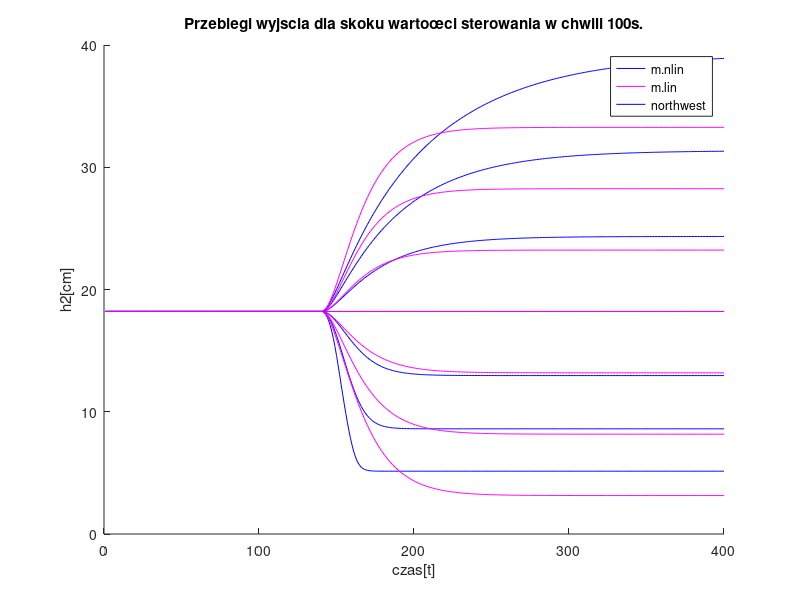
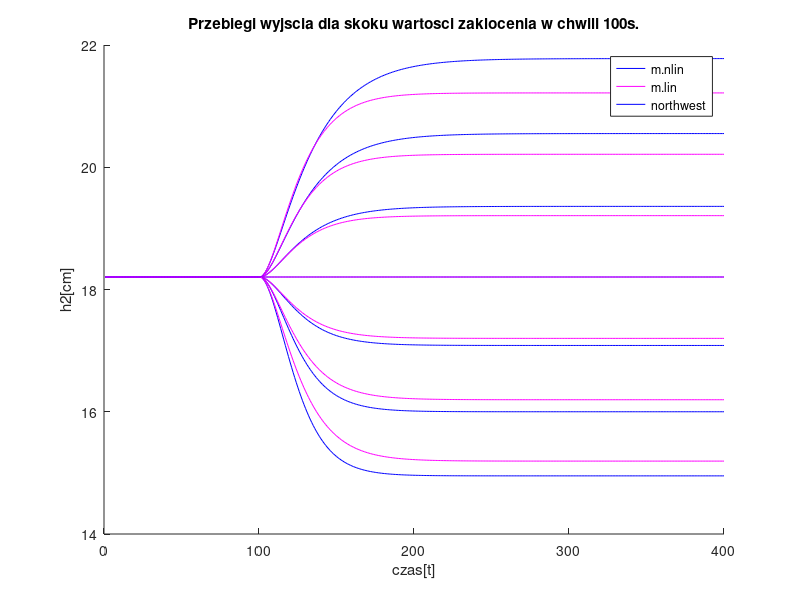

MATLAB code to generate these figures, in order:
clear variables
close all

n = 400;
C1 = 0.95;
C2 = 0.95;
a1 = 17;
a2 = 15;
tau = 40;
start = 100;

% punkt pracy
F10 = 52;
FD0 = 12;
h10 = 14.1730;
h20 = 18.2044;

V10 = C1*h10^2;
V20 = C2*h20^2;


figure
title('Przebiegi wyjscia dla skoku wartoœci sterowania w chwili 100s.')
xlabel('czas[t]')
ylabel('h2[cm]')
hold on
for i = 82:-10:22
    F1in = F10 * ones(1,n);
    F1in(start:n) = i;
    
    F1 = F10 * ones(1,n);
    FD = FD0 * ones(1,n);
    h1 = h10 * ones(2,n);
    h2 = h20 * ones(2,n);
    V1 = C1*h10*h10 * ones(2,n);
    V2 = C2*h20*h20 * ones(2,n);
    for t = tau+1 : n
        F1(t) = F1in(t-tau);
        %nlin
        V1(1,t) = V1(1,t-1) + F1(t-1)+ FD(t-1) - a1*h1(1,t-1)^0.5;
        V2(1,t) = V2(1,t-1) + a1*h1(1,t-1)^0.5 - a2*h2(1,t-1)^0.5;
        h1(1,t) = (V1(1,t)/C1)^0.5;
        h2(1,t) = (V2(1,t)/C2)^0.5;
        %lin
        V1(2,t) = V1(2,t-1) + (F1(t-1) - F10) + (FD(t-1) - FD0) - a1/2*h10^-0.5 * (h1(2,t-1) - h10);
        V2(2,t) = V2(2,t-1) + a1/2*h10^-0.5 * (h1(2,t-1) - h10) - a1/2*h20^-0.5 * (h2(2,t-1) - h20);
        h1(2,t) = h10 + 1/2*(C1*V10)^-0.5 * (V1(2,t) - V10);
        h2(2,t) = h20 + 1/2*(C2*V20)^-0.5 * (V2(2,t) - V20);
    end
    plot(1:n,h2(1,1:end),'b')
    plot(1:n,h2(2,1:end),'m')
    legend('m.nlin', 'm.lin',Location='northwest')
end


figure
title('Przebiegi wyjscia dla skoku wartosci zaklocenia w chwili 100s.')
xlabel('czas[t]')
ylabel('h2[cm]')
hold on
for i = 18:-2:6
    F1in = F10 * ones(1,n);
    F1 = F10 * ones(1,n);

    FD = FD0 * ones(1,n);
    FD(start:n) = i;

    h1 = h10 * ones(2,n);
    h2 = h20 * ones(2,n);
    V1 = C1*h10*h10 * ones(2,n);
    V2 = C2*h20*h20 * ones(2,n);
    for t = tau+1 : n
        F1(t) = F1in(t-tau);
        %nlin
        V1(1,t) = V1(1,t-1) + F1(t-1)+ FD(t-1) - a1*h1(1,t-1)^0.5;
        V2(1,t) = V2(1,t-1) + a1*h1(1,t-1)^0.5 - a2*h2(1,t-1)^0.5;
        h1(1,t) = (V1(1,t)/C1)^0.5;
        h2(1,t) = (V2(1,t)/C2)^0.5;
        %lin
        V1(2,t) = V1(2,t-1) + (F1(t-1) - F10) + (FD(t-1) - FD0) - a1/2*h10^-0.5 * (h1(2,t-1) - h10);
        V2(2,t) = V2(2,t-1) + a1/2*h10^-0.5 * (h1(2,t-1) - h10) - a1/2*h20^-0.5 * (h2(2,t-1) - h20);
        h1(2,t) = h10 + 1/2*(C1*V10)^-0.5 * (V1(2,t) - V10);
        h2(2,t) = (h20 + 1/2*(C2*V20)^-0.5 * (V2(2,t) - V20)) ;
    end
    plot(1:n,h2(1,1:end),'b')
    plot(1:n,h2(2,1:end),'m')
    legend('m.nlin', 'm.lin', Location='northwest')
end